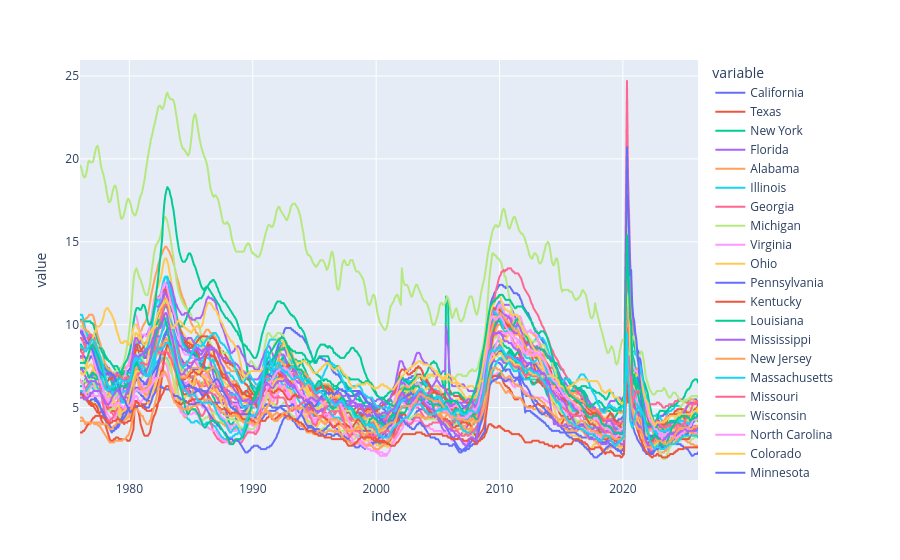

This figure's notebook cell:
### Code cell
px.line(uemp_states)

### Figure 1 — Plotly figure (JSON) as saved in the notebook; plotly's stock layout.template omitted (floating-point values rounded to 4 significant figures; data arrays with more than 128 entries replaced by an {"elided": "..."} marker saying what was removed)
{"data": [{"hovertemplate": "variable=California<br>index=%{x}<br>value=%{y}<extra></extra>", "legendgroup": "California", "line": {"color": "#636efa", "dash": "solid"}, "marker": {"symbol": "circle"}, "mode": "lines", "name": "California", "showlegend": true, "type": "scattergl", "x": {"elided": "599 str values"}, "xaxis": "x", "y": {"elided": "599 float values"}, "yaxis": "y"}, {"hovertemplate": "variable=Texas<br>index=%{x}<br>value=%{y}<extra></extra>", "legendgroup": "Texas", "line": {"color": "#EF553B", "dash": "solid"}, "marker": {"symbol": "circle"}, "mode": "lines", "name": "Texas", "showlegend": true, "type": "scattergl", "x": {"elided": "599 str values"}, "xaxis": "x", "y": {"elided": "599 float values"}, "yaxis": "y"}, {"hovertemplate": "variable=New York<br>index=%{x}<br>value=%{y}<extra></extra>", "legendgroup": "New York", "line": {"color": "#00cc96", "dash": "solid"}, "marker": {"symbol": "circle"}, "mode": "lines", "name": "New York", "showlegend": true, "type": "scattergl", "x": {"elided": "599 str values"}, "xaxis": "x", "y": {"elided": "599 float values"}, "yaxis": "y"}, {"hovertemplate": "variable=Florida<br>index=%{x}<br>value=%{y}<extra></extra>", "legendgroup": "Florida", "line": {"color": "#ab63fa", "dash": "solid"}, "marker": {"symbol": "circle"}, "mode": "lines", "name": "Florida", "showlegend": true, "type": "scattergl", "x": {"elided": "599 str values"}, "xaxis": "x", "y": {"elided": "599 float values"}, "yaxis": "y"}, {"hovertemplate": "variable=Alabama<br>index=%{x}<br>value=%{y}<extra></extra>", "legendgroup": "Alabama", "line": {"color": "#FFA15A", "dash": "solid"}, "marker": {"symbol": "circle"}, "mode": "lines", "name": "Alabama", "showlegend": true, "type": "scattergl", "x": {"elided": "599 str values"}, "xaxis": "x", "y": {"elided": "599 float values"}, "yaxis": "y"}, {"hovertemplate": "variable=Illinois<br>index=%{x}<br>value=%{y}<extra></extra>", "legendgroup": "Illinois", "line": {"color": "#19d3f3", "dash": "solid"}, "marker": {"symbol": "circle"}, "mode": "lines", "name": "Illinois", "showlegend": true, "type": "scattergl", "x": {"elided": "599 str values"}, "xaxis": "x", "y": {"elided": "599 float values"}, "yaxis": "y"}, {"hovertemplate": "variable=Georgia<br>index=%{x}<br>value=%{y}<extra></extra>", "legendgroup": "Georgia", "line": {"color": "#FF6692", "dash": "solid"}, "marker": {"symbol": "circle"}, "mode": "lines", "name": "Georgia", "showlegend": true, "type": "scattergl", "x": {"elided": "599 str values"}, "xaxis": "x", "y": {"elided": "599 float values"}, "yaxis": "y"}, {"hovertemplate": "variable=Michigan<br>index=%{x}<br>value=%{y}<extra></extra>", "legendgroup": "Michigan", "line": {"color": "#B6E880", "dash": "solid"}, "marker": {"symbol": "circle"}, "mode": "lines", "name": "Michigan", "showlegend": true, "type": "scattergl", "x": {"elided": "599 str values"}, "xaxis": "x", "y": {"elided": "599 float values"}, "yaxis": "y"}, {"hovertemplate": "variable=Virginia<br>index=%{x}<br>value=%{y}<extra></extra>", "legendgroup": "Virginia", "line": {"color": "#FF97FF", "dash": "solid"}, "marker": {"symbol": "circle"}, "mode": "lines", "name": "Virginia", "showlegend": true, "type": "scattergl", "x": {"elided": "599 str values"}, "xaxis": "x", "y": {"elided": "599 float values"}, "yaxis": "y"}, {"hovertemplate": "variable=Ohio<br>index=%{x}<br>value=%{y}<extra></extra>", "legendgroup": "Ohio", "line": {"color": "#FECB52", "dash": "solid"}, "marker": {"symbol": "circle"}, "mode": "lines", "name": "Ohio", "showlegend": true, "type": "scattergl", "x": {"elided": "599 str values"}, "xaxis": "x", "y": {"elided": "599 float values"}, "yaxis": "y"}, {"hovertemplate": "variable=Pennsylvania<br>index=%{x}<br>value=%{y}<extra></extra>", "legendgroup": "Pennsylvania", "line": {"color": "#636efa", "dash": "solid"}, "marker": {"symbol": "circle"}, "mode": "lines", "name": "Pennsylvania", "showlegend": true, "type": "scattergl", "x": {"elided": "599 str values"}, "xaxis": "x", "y": {"elided": "599 float values"}, "yaxis": "y"}, {"hovertemplate": "variable=Kentucky<br>index=%{x}<br>value=%{y}<extra></extra>", "legendgroup": "Kentucky", "line": {"color": "#EF553B", "dash": "solid"}, "marker": {"symbol": "circle"}, "mode": "lines", "name": "Kentucky", "showlegend": true, "type": "scattergl", "x": {"elided": "599 str values"}, "xaxis": "x", "y": {"elided": "599 float values"}, "yaxis": "y"}, {"hovertemplate": "variable=Louisiana<br>index=%{x}<br>value=%{y}<extra></extra>", "legendgroup": "Louisiana", "line": {"color": "#00cc96", "dash": "solid"}, "marker": {"symbol": "circle"}, "mode": "lines", "name": "Louisiana", "showlegend": true, "type": "scattergl", "x": {"elided": "599 str values"}, "xaxis": "x", "y": {"elided": "599 float values"}, "yaxis": "y"}, {"hovertemplate": "variable=Mississippi<br>index=%{x}<br>value=%{y}<extra></extra>", "legendgroup": "Mississippi", "line": {"color": "#ab63fa", "dash": "solid"}, "marker": {"symbol": "circle"}, "mode": "lines", "name": "Mississippi", "showlegend": true, "type": "scattergl", "x": {"elided": "599 str values"}, "xaxis": "x", "y": {"elided": "599 float values"}, "yaxis": "y"}, {"hovertemplate": "variable=New Jersey<br>index=%{x}<br>value=%{y}<extra></extra>", "legendgroup": "New Jersey", "line": {"color": "#FFA15A", "dash": "solid"}, "marker": {"symbol": "circle"}, "mode": "lines", "name": "New Jersey", "showlegend": true, "type": "scattergl", "x": {"elided": "599 str values"}, "xaxis": "x", "y": {"elided": "599 float values"}, "yaxis": "y"}, {"hovertemplate": "variable=Massachusetts<br>index=%{x}<br>value=%{y}<extra></extra>", "legendgroup": "Massachusetts", "line": {"color": "#19d3f3", "dash": "solid"}, "marker": {"symbol": "circle"}, "mode": "lines", "name": "Massachusetts", "showlegend": true, "type": "scattergl", "x": {"elided": "599 str values"}, "xaxis": "x", "y": {"elided": "599 float values"}, "yaxis": "y"}, {"hovertemplate": "variable=Missouri<br>index=%{x}<br>value=%{y}<extra></extra>", "legendgroup": "Missouri", "line": {"color": "#FF6692", "dash": "solid"}, "marker": {"symbol": "circle"}, "mode": "lines", "name": "Missouri", "showlegend": true, "type": "scattergl", "x": {"elided": "599 str values"}, "xaxis": "x", "y": {"elided": "599 float values"}, "yaxis": "y"}, {"hovertemplate": "variable=Wisconsin<br>index=%{x}<br>value=%{y}<extra></extra>", "legendgroup": "Wisconsin", "line": {"color": "#B6E880", "dash": "solid"}, "marker": {"symbol": "circle"}, "mode": "lines", "name": "Wisconsin", "showlegend": true, "type": "scattergl", "x": {"elided": "599 str values"}, "xaxis": "x", "y": {"elided": "599 float values"}, "yaxis": "y"}, {"hovertemplate": "variable=North Carolina<br>index=%{x}<br>value=%{y}<extra></extra>", "legendgroup": "North Carolina", "line": {"color": "#FF97FF", "dash": "solid"}, "marker": {"symbol": "circle"}, "mode": "lines", "name": "North Carolina", "showlegend": true, "type": "scattergl", "x": {"elided": "599 str values"}, "xaxis": "x", "y": {"elided": "599 float values"}, "yaxis": "y"}, {"hovertemplate": "variable=Colorado<br>index=%{x}<br>value=%{y}<extra></extra>", "legendgroup": "Colorado", "line": {"color": "#FECB52", "dash": "solid"}, "marker": {"symbol": "circle"}, "mode": "lines", "name": "Colorado", "showlegend": true, "type": "scattergl", "x": {"elided": "599 str values"}, "xaxis": "x", "y": {"elided": "599 float values"}, "yaxis": "y"}, {"hovertemplate": "variable=Minnesota<br>index=%{x}<br>value=%{y}<extra></extra>", "legendgroup": "Minnesota", "line": {"color": "#636efa", "dash": "solid"}, "marker": {"symbol": "circle"}, "mode": "lines", "name": "Minnesota", "showlegend": true, "type": "scattergl", "x": {"elided": "599 str values"}, "xaxis": "x", "y": {"elided": "599 float values"}, "yaxis": "y"}, {"hovertemplate": "variable=Washington<br>index=%{x}<br>value=%{y}<extra></extra>", "legendgroup": "Washington", "line": {"color": "#EF553B", "dash": "solid"}, "marker": {"symbol": "circle"}, "mode": "lines", "name": "Washington", "showlegend": true, "type": "scattergl", "x": {"elided": "599 str values"}, "xaxis": "x", "y": {"elided": "599 float values"}, "yaxis": "y"}, {"hovertemplate": "variable=the District of Columbia<br>index=%{x}<br>value=%{y}<extra></extra>", "legendgroup": "the District of Columbia", "line": {"color": "#00cc96", "dash": "solid"}, "marker": {"symbol": "circle"}, "mode": "lines", "name": "the District of Columbia", "showlegend": true, "type": "scattergl", "x": {"elided": "599 str values"}, "xaxis": "x", "y": {"elided": "599 float values"}, "yaxis": "y"}, {"hovertemplate": "variable=Oregon<br>index=%{x}<br>value=%{y}<extra></extra>", "legendgroup": "Oregon", "line": {"color": "#ab63fa", "dash": "solid"}, "marker": {"symbol": "circle"}, "mode": "lines", "name": "Oregon", "showlegend": true, "type": "scattergl", "x": {"elided": "599 str values"}, "xaxis": "x", "y": {"elided": "599 float values"}, "yaxis": "y"}, {"hovertemplate": "variable=Arizona<br>index=%{x}<br>value=%{y}<extra></extra>", "legendgroup": "Arizona", "line": {"color": "#FFA15A", "dash": "solid"}, "marker": {"symbol": "circle"}, "mode": "lines", "name": "Arizona", "showlegend": true, "type": "scattergl", "x": {"elided": "599 str values"}, "xaxis": "x", "y": {"elided": "599 float values"}, "yaxis": "y"}, {"hovertemplate": "variable=Tennessee<br>index=%{x}<br>value=%{y}<extra></extra>", "legendgroup": "Tennessee", "line": {"color": "#19d3f3", "dash": "solid"}, "marker": {"symbol": "circle"}, "mode": "lines", "name": "Tennessee", "showlegend": true, "type": "scattergl", "x": {"elided": "599 str values"}, "xaxis": "x", "y": {"elided": "599 float values"}, "yaxis": "y"}, {"hovertemplate": "variable=Nevada<br>index=%{x}<br>value=%{y}<extra></extra>", "legendgroup": "Nevada", "line": {"color": "#FF6692", "dash": "solid"}, "marker": {"symbol": "circle"}, "mode": "lines", "name": "Nevada", "showlegend": true, "type": "scattergl", "x": {"elided": "599 str values"}, "xaxis": "x", "y": {"elided": "599 float values"}, "yaxis": "y"}, {"hovertemplate": "variable=Maryland<br>index=%{x}<br>value=%{y}<extra></extra>", "legendgroup": "Maryland", "line": {"color": "#B6E880", "dash": "solid"}, "marker": {"symbol": "circle"}, "mode": "lines", "name": "Maryland", "showlegend": true, "type": "scattergl", "x": {"elided": "599 str values"}, "xaxis": "x", "y": {"elided": "599 float values"}, "yaxis": "y"}, {"hovertemplate": "variable=Indiana<br>index=%{x}<br>value=%{y}<extra></extra>", "legendgroup": "Indiana", "line": {"color": "#FF97FF", "dash": "solid"}, "marker": {"symbol": "circle"}, "mode": "lines", "name": "Indiana", "showlegend": true, "type": "scattergl", "x": {"elided": "599 str values"}, "xaxis": "x", "y": {"elided": "599 float values"}, "yaxis": "y"}, {"hovertemplate": "variable=South Carolina<br>index=%{x}<br>value=%{y}<extra></extra>", "legendgroup": "South Carolina", "line": {"color": "#FECB52", "dash": "solid"}, "marker": {"symbol": "circle"}, "mode": "lines", "name": "South Carolina", "showlegend": true, "type": "scattergl", "x": {"elided": "599 str values"}, "xaxis": "x", "y": {"elided": "599 float values"}, "yaxis": "y"}, {"hovertemplate": "variable=Utah<br>index=%{x}<br>value=%{y}<extra></extra>", "legendgroup": "Utah", "line": {"color": "#636efa", "dash": "solid"}, "marker": {"symbol": "circle"}, "mode": "lines", "name": "Utah", "showlegend": true, "type": "scattergl", "x": {"elided": "599 str values"}, "xaxis": "x", "y": {"elided": "599 float values"}, "yaxis": "y"}, {"hovertemplate": "variable=Oklahoma<br>index=%{x}<br>value=%{y}<extra></extra>", "legendgroup": "Oklahoma", "line": {"color": "#EF553B", "dash": "solid"}, "marker": {"symbol": "circle"}, "mode": "lines", "name": "Oklahoma", "showlegend": true, "type": "scattergl", "x": {"elided": "599 str values"}, "xaxis": "x", "y": {"elided": "599 float values"}, "yaxis": "y"}, {"hovertemplate": "variable=West Virginia<br>index=%{x}<br>value=%{y}<extra></extra>", "legendgroup": "West Virginia", "line": {"color": "#00cc96", "dash": "solid"}, "marker": {"symbol": "circle"}, "mode": "lines", "name": "West Virginia", "showlegend": true, "type": "scattergl", "x": {"elided": "599 str values"}, "xaxis": "x", "y": {"elided": "599 float values"}, "yaxis": "y"}, {"hovertemplate": "variable=Arkansas<br>index=%{x}<br>value=%{y}<extra></extra>", "legendgroup": "Arkansas", "line": {"color": "#ab63fa", "dash": "solid"}, "marker": {"symbol": "circle"}, "mode": "lines", "name": "Arkansas", "showlegend": true, "type": "scattergl", "x": {"elided": "599 str values"}, "xaxis": "x", "y": {"elided": "599 float values"}, "yaxis": "y"}, {"hovertemplate": "variable=Iowa<br>index=%{x}<br>value=%{y}<extra></extra>", "legendgroup": "Iowa", "line": {"color": "#FFA15A", "dash": "solid"}, "marker": {"symbol": "circle"}, "mode": "lines", "name": "Iowa", "showlegend": true, "type": "scattergl", "x": {"elided": "599 str values"}, "xaxis": "x", "y": {"elided": "599 float values"}, "yaxis": "y"}, {"hovertemplate": "variable=New Mexico<br>index=%{x}<br>value=%{y}<extra></extra>", "legendgroup": "New Mexico", "line": {"color": "#19d3f3", "dash": "solid"}, "marker": {"symbol": "circle"}, "mode": "lines", "name": "New Mexico", "showlegend": true, "type": "scattergl", "x": {"elided": "599 str values"}, "xaxis": "x", "y": {"elided": "599 float values"}, "yaxis": "y"}, {"hovertemplate": "variable=Delaware<br>index=%{x}<br>value=%{y}<extra></extra>", "legendgroup": "Delaware", "line": {"color": "#FF6692", "dash": "solid"}, "marker": {"symbol": "circle"}, "mode": "lines", "name": "Delaware", "showlegend": true, "type": "scattergl", "x": {"elided": "599 str values"}, "xaxis": "x", "y": {"elided": "599 float values"}, "yaxis": "y"}, {"hovertemplate": "variable=Puerto Rico<br>index=%{x}<br>value=%{y}<extra></extra>", "legendgroup": "Puerto Rico", "line": {"color": "#B6E880", "dash": "solid"}, "marker": {"symbol": "circle"}, "mode": "lines", "name": "Puerto Rico", "showlegend": true, "type": "scattergl", "x": {"elided": "599 str values"}, "xaxis": "x", "y": {"elided": "599 float values"}, "yaxis": "y"}, {"hovertemplate": "variable=Connecticut<br>index=%{x}<br>value=%{y}<extra></extra>", "legendgroup": "Connecticut", "line": {"color": "#FF97FF", "dash": "solid"}, "marker": {"symbol": "circle"}, "mode": "lines", "name": "Connecticut", "showlegend": true, "type": "scattergl", "x": {"elided": "599 str values"}, "xaxis": "x", "y": {"elided": "599 float values"}, "yaxis": "y"}, {"hovertemplate": "variable=Alaska<br>index=%{x}<br>value=%{y}<extra></extra>", "legendgroup": "Alaska", "line": {"color": "#FECB52", "dash": "solid"}, "marker": {"symbol": "circle"}, "mode": "lines", "name": "Alaska", "showlegend": true, "type": "scattergl", "x": {"elided": "599 str values"}, "xaxis": "x", "y": {"elided": "599 float values"}, "yaxis": "y"}, {"hovertemplate": "variable=Hawaii<br>index=%{x}<br>value=%{y}<extra></extra>", "legendgroup": "Hawaii", "line": {"color": "#636efa", "dash": "solid"}, "marker": {"symbol": "circle"}, "mode": "lines", "name": "Hawaii", "showlegend": true, "type": "scattergl", "x": {"elided": "599 str values"}, "xaxis": "x", "y": {"elided": "599 float values"}, "yaxis": "y"}, {"hovertemplate": "variable=North Dakota<br>index=%{x}<br>value=%{y}<extra></extra>", "legendgroup": "North Dakota", "line": {"color": "#EF553B", "dash": "solid"}, "marker": {"symbol": "circle"}, "mode": "lines", "name": "North Dakota", "showlegend": true, "type": "scattergl", "x": {"elided": "599 str values"}, "xaxis": "x", "y": {"elided": "599 float values"}, "yaxis": "y"}, {"hovertemplate": "variable=Rhode Island<br>index=%{x}<br>value=%{y}<extra></extra>", "legendgroup": "Rhode Island", "line": {"color": "#00cc96", "dash": "solid"}, "marker": {"symbol": "circle"}, "mode": "lines", "name": "Rhode Island", "showlegend": true, "type": "scattergl", "x": {"elided": "599 str values"}, "xaxis": "x", "y": {"elided": "599 float values"}, "yaxis": "y"}, {"hovertemplate": "variable=Idaho<br>index=%{x}<br>value=%{y}<extra></extra>", "legendgroup": "Idaho", "line": {"color": "#ab63fa", "dash": "solid"}, "marker": {"symbol": "circle"}, "mode": "lines", "name": "Idaho", "showlegend": true, "type": "scattergl", "x": {"elided": "599 str values"}, "xaxis": "x", "y": {"elided": "599 float values"}, "yaxis": "y"}, {"hovertemplate": "variable=Kansas<br>index=%{x}<br>value=%{y}<extra></extra>", "legendgroup": "Kansas", "line": {"color": "#FFA15A", "dash": "solid"}, "marker": {"symbol": "circle"}, "mode": "lines", "name": "Kansas", "showlegend": true, "type": "scattergl", "x": {"elided": "599 str values"}, "xaxis": "x", "y": {"elided": "599 float values"}, "yaxis": "y"}, {"hovertemplate": "variable=Maine<br>index=%{x}<br>value=%{y}<extra></extra>", "legendgroup": "Maine", "line": {"color": "#19d3f3", "dash": "solid"}, "marker": {"symbol": "circle"}, "mode": "lines", "name": "Maine", "showlegend": true, "type": "scattergl", "x": {"elided": "599 str values"}, "xaxis": "x", "y": {"elided": "599 float values"}, "yaxis": "y"}], "layout": {"legend": {"title": {"text": "variable"}, "tracegroupgap": 0}, "margin": {"t": 60}, "xaxis": {"anchor": "y", "domain": [0, 1], "title": {"text": "index"}}, "yaxis": {"anchor": "x", "domain": [0, 1], "title": {"text": "value"}}}}
